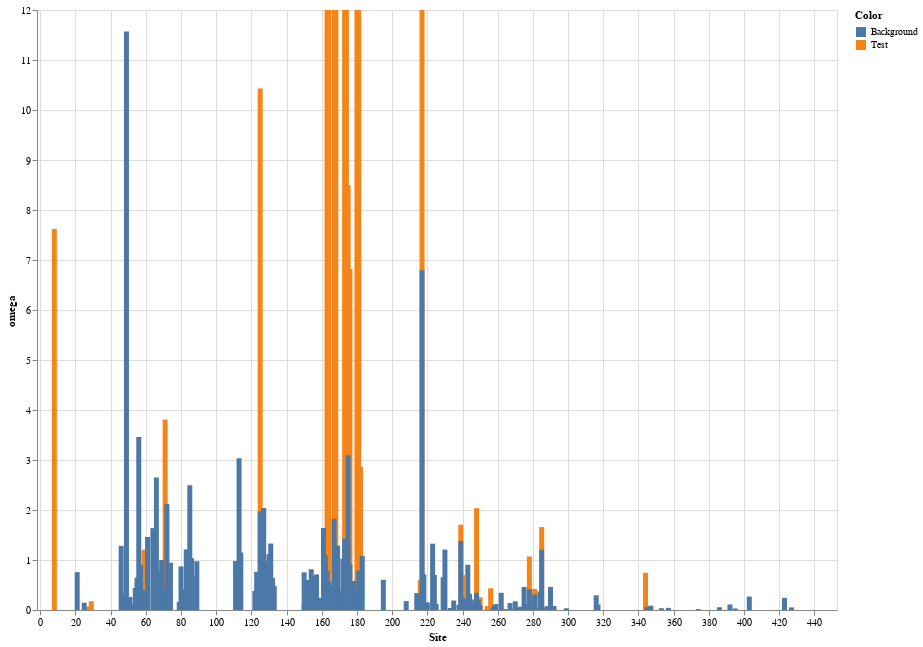

This figure's notebook cell:
### Code cell
source = df_Test

line1 = alt.Chart(source).mark_bar().encode(
    x=alt.X('Site', scale=alt.Scale(domain=(1, 450), clamp=True)),
    y=alt.Y('omega', scale=alt.Scale(domain=(0, 12), clamp=True)),
    color="Color"
).properties(
    width=800,
    height=600)

#alt.Y('omega', scale=alt.Scale(domain=(0, 10), clamp=True)
source = df_Background
line2 = alt.Chart(source).mark_bar().encode(
    x=alt.X('Site', scale=alt.Scale(domain=(10, 450), clamp=True)),
    y=alt.Y('omega', scale=alt.Scale(domain=(0, 12), clamp=True)),
    color="Color"
).properties(
    width=800,
    height=600)


line1 + line2

### Figure 1 — Vega-Lite specification as saved in the notebook (floating-point values rounded to 4 significant figures; data arrays with more than 128 entries replaced by an {"elided": "..."} marker saying what was removed)
{"config": {"view": {"continuousWidth": 400, "continuousHeight": 300}}, "layer": [{"data": {"name": "data-e5c4620d670aba3f550606b698a28909"}, "mark": "bar", "encoding": {"color": {"type": "nominal", "field": "Color"}, "x": {"type": "quantitative", "field": "Site", "scale": {"clamp": true, "domain": [1, 450]}}, "y": {"type": "quantitative", "field": "omega", "scale": {"clamp": true, "domain": [0, 12]}}}, "height": 600, "width": 800}, {"data": {"name": "data-d2162d54e43eb7064cf7e90e5625d1ec"}, "mark": "bar", "encoding": {"color": {"type": "nominal", "field": "Color"}, "x": {"type": "quantitative", "field": "Site", "scale": {"clamp": true, "domain": [10, 450]}}, "y": {"type": "quantitative", "field": "omega", "scale": {"clamp": true, "domain": [0, 12]}}}, "height": 600, "width": 800}], "$schema": "https://vega.github.io/schema/vega-lite/v4.8.1.json", "datasets": {"data-e5c4620d670aba3f550606b698a28909": {"elided": "449 records"}, "data-d2162d54e43eb7064cf7e90e5625d1ec": {"elided": "449 records"}}}
